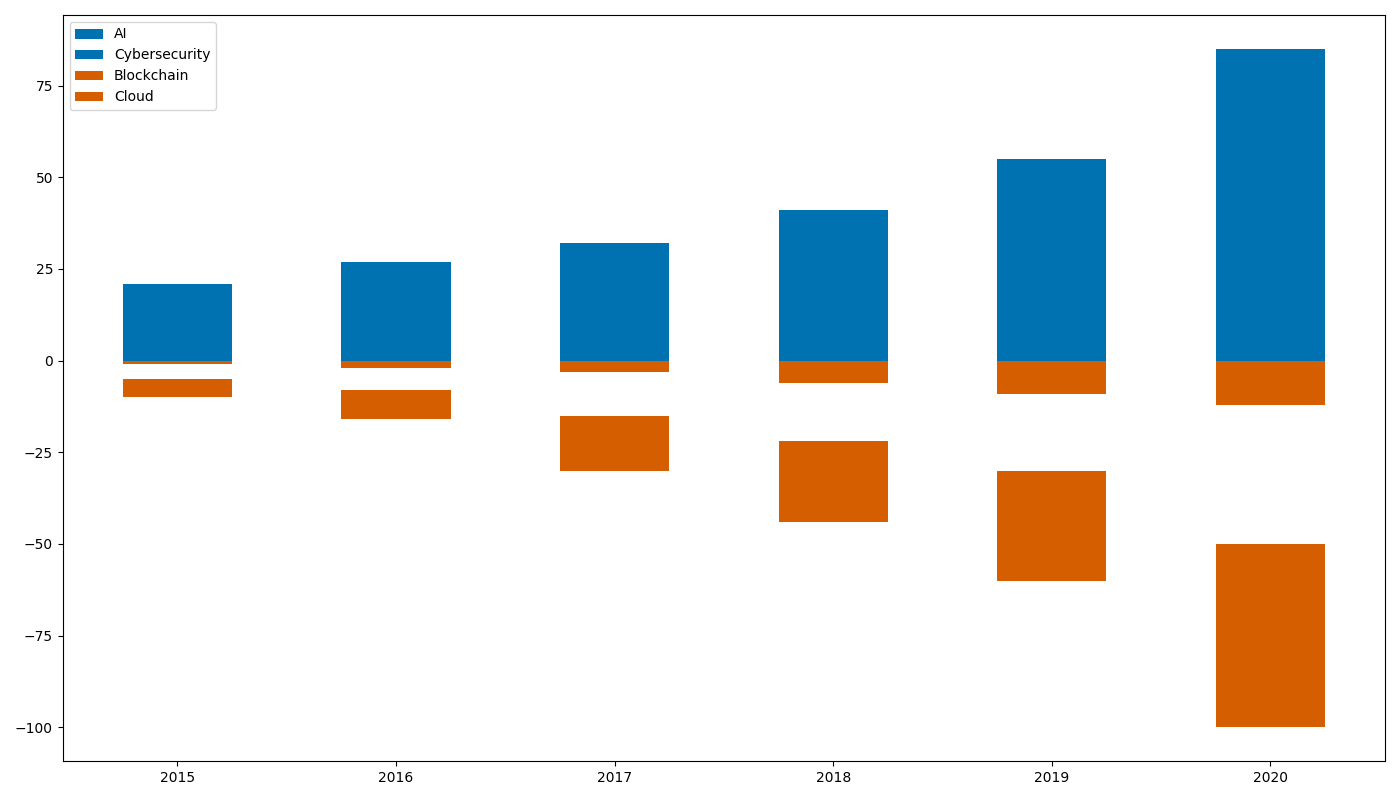

The script that drew this image:
import matplotlib.pyplot as plt
import numpy as np

years = np.arange(2015, 2021)

# Revenue data (in billions USD)
ai_revenue = [6, 9, 12, 18, 25, 40]
cybersecurity_revenue = [15, 18, 20, 23, 30, 45]
blockchain_revenue = [1, 2, 3, 6, 9, 12]
cloud_revenue = [5, 8, 15, 22, 30, 50]

data = np.array([ai_revenue, cybersecurity_revenue, blockchain_revenue, cloud_revenue])
categories = ['AI', 'Cybersecurity', 'Blockchain', 'Cloud']
bar_width = 0.5
x_pos = np.arange(len(years))

fig, ax = plt.subplots(figsize=(14, 8))

# Colors for positive and negative side
positive_color = '#0072B2'
negative_color = '#D55E00'

# Calculate cumulative sum for stack positioning
positive_cum_values = np.cumsum(data, axis=0)
negative_cum_values = np.cumsum(-data[::-1], axis=0)

# Plot each category rectifying the positions based on cumulative values
for i, category in enumerate(categories):
    if i < len(categories) // 2:
        ax.bar(x_pos, data[i], bar_width, label=category, color=positive_color, bottom=positive_cum_values[i-1] if i > 0 else None)
    else:
        ax.bar(x_pos, -data[i], bar_width, label=category, color=negative_color, bottom=negative_cum_values[i-len(categories)//2-1] if i > len(categories)//2 else None)

ax.set_xticks(x_pos)
ax.set_xticklabels(years)

# Display legend
ax.legend(loc='upper left')

plt.tight_layout()
plt.show()
